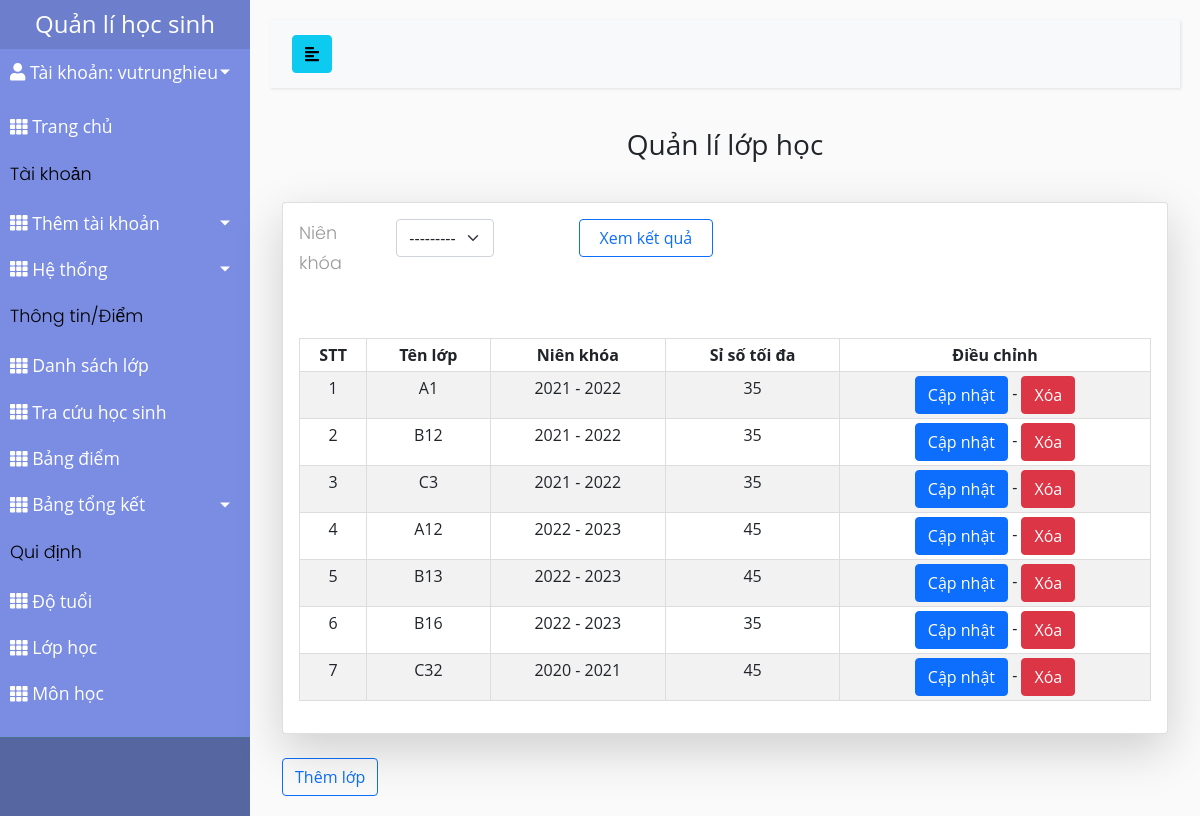
Screenshot of /quanlilop/ (signed in) with the database file from the repository.
### studentMan/models.py (models this page shows, shortened)
class CustomUser(AbstractUser):
    USER_TYPE = (('1', "Admin"), ('2', "Teacher"), ('3', "Student"))
    SEX_CATELOGY = [("1", "Nam"), ("0", "Nữ")]
    now = datetime.now().strftime('%Y-%m-%d')
    username = models.CharField(max_length=200, unique=True)
    role = models.CharField(default='1', choices=USER_TYPE, max_length=1)
    is_active = models.BooleanField(default=True)
    is_staff = models.BooleanField(default=False)
    is_superuser = models.BooleanField(default=False)
    name = models.CharField(default='', max_length=200)
    dateOfBirth = models.DateTimeField(default=datetime.strptime(now,'%Y-%m-%d'))
    sex = models.CharField(default='1', choices=SEX_CATELOGY,max_length=1)
    phone = models.CharField(default='', max_length=20)
    email = models.EmailField(default='')
    address = models.TextField(default='')
    USERNAME_FIELD = "username"
    REQUIRED_FIELDS = []
    objects = CustomUserManager()
    def __str__(self):
        return self.username

class ClassOfSchool(models.Model):
    classId = models.CharField(max_length=10, null=False, unique=False)
    max_number = models.IntegerField(null=False)
    year = models.ForeignKey(Age, null=False, on_delete=models.CASCADE)

class Age(models.Model):
    year = models.CharField(max_length=200, unique=True)
    max_age = models.IntegerField(null=False)
    min_age = models.IntegerField(null=False)
    def __str__(self):
        return self.year

### studentMan/decorators.py (the view)
        def wrapper_func(request, *args, **kwargs):
            role = CustomUser.objects.get(username=request.user.username).role
            if role:
                role = CustomUser.USER_TYPE[int(role) - 1][1]
            if role in allowed_roles:
                return view_func(request, *args, **kwargs)
            else:
                return HttpResponse('You are not authorized to view this page')

### studentMan/context_processors.py (called while the page is built)
def get_role(request):
    user = CustomUser.objects.filter(username=request.user.username)
    role = ""
    if len(user) != 0:
        role = CustomUser.USER_TYPE[int(user[0].role) - 1][1]
    return {'role': role}

### studentMan/views.py (called while the page is built)
@allowed_users(allowed_roles=['Admin'])
def quanLiLop(request):
    classes = ClassOfSchool.objects.all()
    yearFilter = YearFilter(request.GET, queryset=classes)
    classes = yearFilter.qs
    context = {
        'classes': classes,
        'yearFilter': yearFilter
    }
    return render(request, 'admin_template/quanLiLop.html', context=context)

### studentMan/templates/admin_template/quanLiLop.html (shortened to what this page needs)
{% extends 'studentMan/base.html' %}
{% load static %}
{% block content %}
    <h3 class="label">Quản lí lớp học</h3>
    <div class="card card-body shadow-lg">
        <form method="get" class="main_form-header row">
            {% for m in yearFilter.form %}
                {% if  forloop.counter == 1 %}
                    <div class="main_form_class col-lg-4">
                        <div class="row">
                            <div class="main_form_title col-lg-4">
                                <p>Niên khóa</p>
                            </div>
                            <div class="main_form_select col-lg-5">
                                {{m}}
                            </div>
                        </div>
                    </div>
                {% endif %}
            {% endfor %}
            <div class="main_form_term col-lg-2">
                <div class="row">
                    <button type="submit" class="btn btn-outline-primary col-lg-11">Xem kết quả</button>
                </div>
            </div>
        </form>
        <table class="table table-sm">
            <tr>
                <th>STT</th>
                <th>Tên lớp</th>
                <th>Niên khóa</th>
                <th>Sỉ số tối đa</th>
                <th>Điều chỉnh</th>
            </tr>
            {% for class in classes %}
                <tr>
                    <td>{{ forloop.counter }}</td>
                    <td>{{ class.classId }}</td>
                    <td>{{ class.year }}</td>
                    <td>{{class.max_number}}</td>
                    <td>
                        <a href="{% url 'capNhatLop' class.id %}" class="btn btn-primary">Cập nhật</a> -
                        <a href="{% url 'xoaLop' class.id %}" onclick="return confirm('Bạn có muốn xóa lớp này ?')" class="btn btn-danger">Xóa</a>
                    </td>
                </tr>
            {% endfor %}
        </table>
    </div>
    <br>
    <a href="{% url 'themLop' %}" type="button" class="btn btn-outline-primary">Thêm lớp</a>
{% endblock content %}

### studentMan/templates/studentMan/sidebar_template.html (shortened to what this page needs)
{% load static %}
<aside>
    <div class="sidebar-header" style="padding: 10px 20px">
        <a href="{% url 'admin_home' %}" class="brand-link">
            <h4 class="HEADER" style="margin: 0">Quản lí học sinh</h4>
        </a>
    </div>
    <link rel="stylesheet" href="{% static './css/roles.css' %}">
    <nav>
        <ul class="list-unstyled components">
            <li class="info">
                <a href="#profileMunu" data-toggle="collapse" aria-expanded="false" class="dropdown-toggle mb-2">
                    <i class="nav-icon fas fa-user"></i>
                    Tài khoản: {{user}}
                </a>
            </li>
            {% if role == 'Admin' %}
                <li>
                    {% url 'admin_home' as admin_home %}
                    <a href="{{ admin_home }}" class="{% if admin_home == request.path %} active {% endif %}">
                        <i class="nav-icon fas fa-th"></i>
                        <span>
                            Trang chủ
                        </span>
                    </a>
                </li>
                <div class="sidebar-content"><p>Tài khoản</p></div>
                <li>
                    <a href="#accountSubmenu" data-toggle="collapse" aria-expanded="false" class="dropdown-toggle">
                        <i class="nav-icon fas fa-th"></i>
                        <span>
                            Thêm tài khoản
                        </span>
                    </a>
                </li>
                <li>
                    <a href="#listAccountSubmenu" data-toggle="collapse" aria-expanded="false" class="dropdown-toggle">
                        <i class="nav-icon fas fa-th"></i>
                            <span>Hệ thống</span>
                    </a>
                </li>
            {% endif %}
            <div class="sidebar-content"><p>Thông tin/Điểm</p></div>
            {% if role == 'Admin' or role == 'Teacher' %}
                <li>
                    {% url 'dsLop' as dsLop %}
                    <a href="{{ dsLop }}" class="{% if dsLop == request.path %} active {% endif %}">
                        <i class="nav-icon fas fa-th"></i>
                        <span>Danh sách lớp</span>
                    </a>
                </li>
            {%endif%}
            {% if role == 'Admin' or role == 'Teacher' %}
                <li>
                    {% url 'chonNienKhoaTraCuu' as chonNienKhoaTraCuu %}
                    <a href="{{ chonNienKhoaTraCuu }}"
                        class="{% if chonNienKhoaTraCuu == request.path %} active {% endif %}">
                        <i class="nav-icon fas fa-th"></i>
                        <span>
                    Tra cứu học sinh
                </span>
                    </a>
                </li>
            {% endif %}
            {% if role == 'Admin' %}
                <li>
                    {% url 'bangDiem' as bangDiem %}
                    <a href="{{ bangDiem }}"
                        class="{% if bangDiem == request.path %} active {% endif %}">
                        <i class="nav-icon fas fa-th"></i>
                        <span>
                        Bảng điểm
                    </span>
                    </a>
                </li>
            {%endif%}
            {% if role == 'Admin' %}
            <li>
                <a href="#summarySubmenu" data-toggle="collapse" aria-expanded="false" class="dropdown-toggle">
                    <i class="nav-icon fas fa-th"></i>
                    <span>
                    Bảng tổng kết
                </span>
                </a>
            </li>
            {%endif%}
            {% if role == 'Admin' %}
                <div class="sidebar-content"><p>Qui định</p></div>
                <li class="nav-item">
                    {% url 'quanLiTuoi' as quan_li_do_tuoi %}
                    <a href="{{ quan_li_do_tuoi }}"
                        class="{% if quan_li_do_tuoi == request.path %} active {% endif %}">
                        <i class="nav-icon fas fa-th"></i>
                        <span>Độ tuổi</span>
                    </a>
                </li>
                <li class="nav-item">
                    {% url 'quanLiLop' as quan_li_lop_hoc %}
                    <a href="{{ quan_li_lop_hoc }}"
                        class="{% if quan_li_lop_hoc == request.path %} active {% endif %}">
                        <i class="nav-icon fas fa-th"></i>
                        <span>Lớp học</span>
                    </a>
                </li>
                <li class="nav-item">
                    {% url 'quanLiMon' as quan_li_mon_hoc %}
                    <a href="{{ quan_li_mon_hoc }}"
                        class="{% if quan_li_mon_hoc == request.path %} active {% endif %}">
                        <i class="nav-icon fas fa-th"></i>
                        <span>Môn học</span>
                    </a>
                </li>
            {% endif %}
        </ul>
    </nav>
</aside>

### static/css/styles.css (style rules this page uses)
body { font-family: "Open Sans", sans-serif; background: #fafafa; position: relative }
p { font-family: 'Poppins', sans-serif; font-size: 1.1em; font-weight: 300; line-height: 1.7em; color: #999; }
a, a:hover, a:focus { color: inherit; text-decoration: none; transition: all 0.3s; }
#sidebar .sidebar-header { padding: 20px; background: #6d7fcc; }
#sidebar .sidebar-content { color: #000; }
#sidebar ul.components { padding: 20px 0; border-bottom: 1px solid #47748b; }
#sidebar ul p { color: #000; padding: 10px; margin-bottom: 0; }
#sidebar ul li a { padding: 10px; font-size: 1.1em; display: block; }
a[data-toggle="collapse"] { position: relative; }
.dropdown-toggle::after { display: block; position: absolute; top: 50%; right: 20px; transform: translateY(-50%); }
#content .label { text-align: center; margin-bottom: 40px; }

### static/css/styles_table.css (style rules this page uses)
table, td, th { border: 1px solid #ddd; text-align: center; }
table { border-collapse: collapse; width: 100%; }
th, td { padding: 15px; }
tr:nth-child(even) { background-color: #f2f2f2; }
.main_form-header { margin-bottom: 60px; }
.main_form_title { display: flex; flex-direction: column; justify-content: center; }
.main_form_title p { margin: 0; }

### static/css/roles.css (style rules this page uses)
.HEADER { text-align: center; }
.list-unstyled.components { padding-top: 0 !important; background-color: #7A8DE3FF; }

### rows the page displays
CustomUser: username "vutrunghieu"
ClassOfSchool: classId "A1", year "2021 - 2022", max_number "35"
ClassOfSchool: classId "B12", year "2021 - 2022", max_number "35"
ClassOfSchool: classId "C3", year "2021 - 2022", max_number "35"
ClassOfSchool: classId "A12", year "2022 - 2023", max_number "45"
ClassOfSchool: classId "B13", year "2022 - 2023", max_number "45"
ClassOfSchool: classId "B16", year "2022 - 2023", max_number "35"
ClassOfSchool: classId "C32", year "2020 - 2021", max_number "45"
